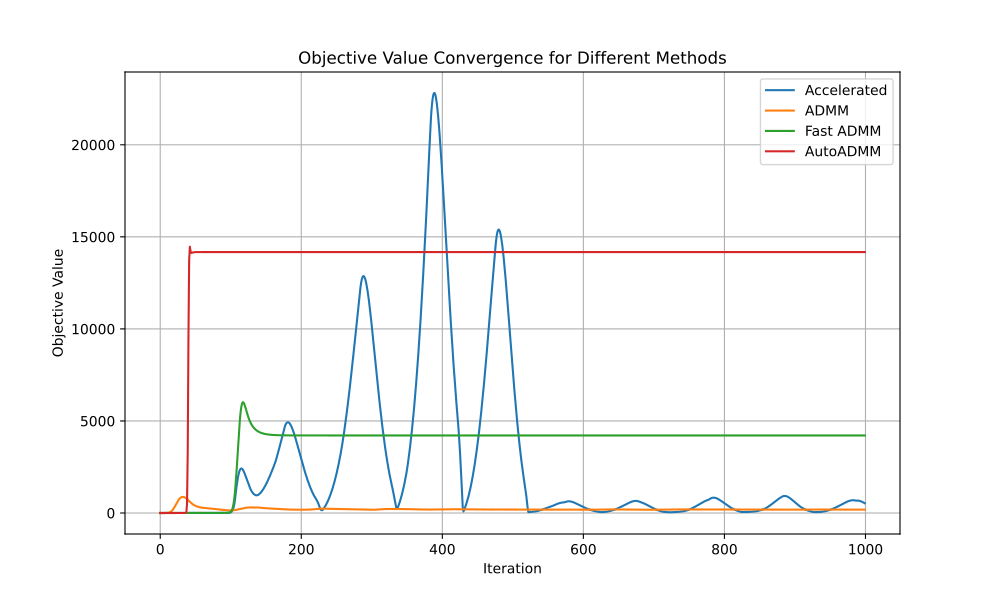

This figure's Python source:
import numpy as np
import matplotlib.pyplot as plt

def update_penalty(dY1, dY2, Y1, Y2, mu, rho, max_mu):
    Y1 = Y1 + mu * dY1
    Y2 = Y2 + mu * dY2
    mu = 1
    return Y1, Y2, mu, rho

def prox_elasticnet(b, lambda1, lambda2):
    # The proximal operator of the elastic net
    return (np.maximum(0, b - lambda1) + np.minimum(0, b + lambda1)) / (lambda2 + 1)

def prox_l1(b, lambda_val):
    return np.maximum(0, b - lambda_val) + np.minimum(0, b + lambda_val)

def comp_loss(E, loss):
    if loss == 'l1':
        return np.linalg.norm(E, 1)
    elif loss == 'l2':
        return 0.5 * np.linalg.norm(E, 'fro') ** 2
    else:
        raise ValueError('Unsupported loss function')

def augmented_lagrangian(A, B, X, Z, E, Y1, Y2, mu, lambda1, lambda2, loss):
    term1 = comp_loss(E, loss)
    term2 = lambda1 * np.linalg.norm(X, 1) + lambda2 * np.linalg.norm(X, 'fro') ** 2
    term3 = np.sum(Y1 * (A @ Z + E - B)) + np.sum(Y2 * (X - Z))
    term4 = (mu / 2) * (np.linalg.norm(A @ Z + E - B, 'fro') ** 2 + np.linalg.norm(X - Z, 'fro') ** 2)
    return term1 + term2 + term3 + term4

def elasticnetR_accelerated(A, B, lambda1, lambda2, opts):
    tol = opts.get('tol', 1e-8)
    max_iter = opts.get('max_iter', 500)
    rho = opts.get('rho', 1.1)
    mu = opts.get('mu', 1e-4)
    max_mu = opts.get('max_mu', 1e10)
    DEBUG = opts.get('DEBUG', 0)
    loss = opts.get('loss', 'l1')

    d, na = A.shape
    _, nb = B.shape

    X = np.zeros((na, nb))
    E = np.zeros((d, nb))
    Z = np.zeros_like(X)
    Y1 = np.zeros_like(E)
    Y2 = np.zeros_like(X)

    AtB = A.T @ B
    I = np.eye(na)
    invAtAI = np.linalg.inv(A.T @ A + I)

    prev_aug_lagrangian = augmented_lagrangian(A, B, X, Z, E, Y1, Y2, mu, lambda1, lambda2, loss)
    objective_list = []
    errors_list = []

    for iter in range(1, max_iter + 1):
        Xk, Ek, Zk = X.copy(), E.copy(), Z.copy()

        # Update X and E
        X = prox_elasticnet(Z - Y2 / mu, lambda1 / mu, lambda2 / mu)
        if loss == 'l1':
            E = prox_l1(B - A @ Z - Y1 / mu, 1 / mu)
        elif loss == 'l2':
            E = mu * (B - A @ Z - Y1 / mu) / (1 + mu)
        else:
            raise ValueError('Unsupported loss function')

        # Update Z
        Z = invAtAI @ (-A.T @ (Y1 / mu + E) + AtB + Y2 / mu + X)

        # Compute residuals and errors
        dY1 = A @ Z + E - B
        dY2 = X - Z
        chgX = np.max(np.abs(Xk - X))
        chgE = np.max(np.abs(Ek - E))
        chgZ = np.max(np.abs(Zk - Z))
        chg = max(chgX, chgE, chgZ, np.max(np.abs(dY1)), np.max(np.abs(dY2)))

        obj = comp_loss(E, loss) + lambda1 * np.linalg.norm(X, 1) + lambda2 * np.linalg.norm(X, 'fro') ** 2
        err = np.sqrt(np.linalg.norm(dY1, 'fro') ** 2 + np.linalg.norm(dY2, 'fro') ** 2)

        if DEBUG and (iter == 1 or iter % 10 == 0):
            print(f"iter {iter}, mu={mu}, obj={obj}, err={err}")
        
        errors_list.append(err)
        objective_list.append(obj)

        if chg < tol:
            break

        # Adaptive mu update based on augmented Lagrangian difference
        current_aug_lagrangian = augmented_lagrangian(A, B, X, Z, E, Y1, Y2, mu, lambda1, lambda2, loss)
        lagrangian_diff = current_aug_lagrangian - prev_aug_lagrangian
        prev_aug_lagrangian = current_aug_lagrangian

        if lagrangian_diff > 0:
            mu = min(rho * mu, max_mu)
        else:
            mu /= rho

        # Update dual variables
        Y1 += mu * dY1
        Y2 += mu * dY2

    return errors_list, objective_list


def elasticnetR_admm(A, B, lambda1, lambda2, opts):
    # Set default options
    tol = opts.get('tol', 1e-8)
    max_iter = opts.get('max_iter', 500)
    rho = opts.get('rho', 1.1)
    mu = opts.get('mu', 1e-4)
    max_mu = opts.get('max_mu', 1e10)
    DEBUG = opts.get('DEBUG', 0)
    loss = opts.get('loss', 'l1')

    d, na = A.shape
    _, nb = B.shape

    X = np.zeros((na, nb))
    E = np.zeros((d, nb))
    Z = np.zeros_like(X)
    Y1 = np.zeros_like(E)
    Y2 = np.zeros_like(X)

    AtB = A.T @ B
    I = np.eye(na)
    invAtAI = np.linalg.inv(A.T @ A + I)

    objective_list = []
    errors_list = []

    for iter in range(1, max_iter + 1):
        Xk, Ek, Zk = X.copy(), E.copy(), Z.copy()
        # First super block {X,E}
        X = prox_elasticnet(Z - Y2 / mu, lambda1 / mu, lambda2 / mu)
        if loss == 'l1':
            E = prox_l1(B - A @ Z - Y1 / mu, 1 / mu)
        elif loss == 'l2':
            E = mu * (B - A @ Z - Y1 / mu) / (1 + mu)
        else:
            raise ValueError('Unsupported loss function')

        # Second super block {Z}
        Z = invAtAI @ (-A.T @ (Y1 / mu + E) + AtB + Y2 / mu + X)

        # Compute residuals and errors
        dY1 = A @ Z + E - B
        dY2 = X - Z
        chgX = np.max(np.abs(Xk - X))
        chgE = np.max(np.abs(Ek - E))
        chgZ = np.max(np.abs(Zk - Z))
        chg = max(chgX, chgE, chgZ, np.max(np.abs(dY1)), np.max(np.abs(dY2)))

        obj = comp_loss(E, loss) + lambda1 * np.linalg.norm(X, 1) + lambda2 * np.linalg.norm(X, 'fro') ** 2
        err = np.sqrt(np.linalg.norm(dY1, 'fro') ** 2 + np.linalg.norm(dY2, 'fro') ** 2)

        if DEBUG and (iter == 1 or iter % 10 == 0):
            print(f"iter {iter}, mu={mu}, obj={obj}, err={err}")

        errors_list.append(err)
        objective_list.append(obj)

        if chg < tol:
            break

        Y1, Y2, mu, rho = update_penalty(dY1, dY2, Y1, Y2, mu, rho, max_mu)


    return errors_list, objective_list

def elasticnetR_fast_admm(A, B, lambda1, lambda2, opts):
    # Set default options
    tol = opts.get('tol', 1e-8)
    max_iter = opts.get('max_iter', 500)
    rho = opts.get('rho', 1.1)
    mu = opts.get('mu', 1e-4)
    max_mu = opts.get('max_mu', 1e10)
    DEBUG = opts.get('DEBUG', 0)
    loss = opts.get('loss', 'l1')

    d, na = A.shape
    _, nb = B.shape

    X = np.zeros((na, nb))
    E = np.zeros((d, nb))
    Z = np.zeros_like(X)
    Y1 = np.zeros_like(E)
    Y2 = np.zeros_like(X)

    AtB = A.T @ B
    I = np.eye(na)
    invAtAI = np.linalg.inv(A.T @ A + I)
    objective_list = []
    errors_list = []

    for iter in range(1, max_iter + 1):
        Xk, Ek, Zk = X.copy(), E.copy(), Z.copy()
        # First super block {X,E}
        X = prox_elasticnet(Z - Y2 / mu, lambda1 / mu, lambda2 / mu)
        if loss == 'l1':
            E = prox_l1(B - A @ Z - Y1 / mu, 1 / mu)
        elif loss == 'l2':
            E = mu * (B - A @ Z - Y1 / mu) / (1 + mu)
        else:
            raise ValueError('Unsupported loss function')

        # Second super block {Z}
        Z = invAtAI @ (-A.T @ (Y1 / mu + E) + AtB + Y2 / mu + X)

        # Compute residuals and errors
        dY1 = A @ Z + E - B
        dY2 = X - Z
        chgX = np.max(np.abs(Xk - X))
        chgE = np.max(np.abs(Ek - E))
        chgZ = np.max(np.abs(Zk - Z))
        chg = max(chgX, chgE, chgZ, np.max(np.abs(dY1)), np.max(np.abs(dY2)))

        obj = comp_loss(E, loss) + lambda1 * np.linalg.norm(X, 1) + lambda2 * np.linalg.norm(X, 'fro') ** 2
        err = np.sqrt(np.linalg.norm(dY1, 'fro') ** 2 + np.linalg.norm(dY2, 'fro') ** 2)

        if DEBUG and (iter == 1 or iter % 10 == 0):
            print(f"iter {iter}, mu={mu}, obj={obj}, err={err}")
        
        errors_list.append(err)
        objective_list.append(obj)

        if chg < tol:
            break

        Y1 += mu * dY1
        Y2 += mu * dY2
        mu = min(rho * mu, max_mu)

    obj = comp_loss(E, loss) + lambda1 * np.linalg.norm(X, 1) + lambda2 * np.linalg.norm(X, 'fro') ** 2
    err = np.sqrt(np.linalg.norm(dY1, 'fro') ** 2 + np.linalg.norm(dY2, 'fro') ** 2)
    return errors_list, objective_list


def elasticnetR_autoAdmm(A, B, lambda1, lambda2, opts):
    tol = opts.get('tol', 1e-6)
    max_iter = opts.get('max_iter', 1000)
    rho = opts.get('rho', 1.1)
    mu = opts.get('mu', 1e-4)
    max_mu = opts.get('max_mu', 1e10)
    DEBUG = opts.get('DEBUG', 0)
    loss = opts.get('loss', 'l1')

    d, na = A.shape
    _, nb = B.shape

    X = np.zeros((na, nb))
    E = np.zeros((d, nb))
    Z = np.zeros_like(X)
    Y1 = np.zeros_like(E)
    Y2 = np.zeros_like(X)

    AtB = A.T @ B
    I = np.eye(na)
    invAtAI = np.linalg.inv(A.T @ A + I)
    objective_list = []
    errors_list = []

    for iter in range(1, max_iter + 1):
        Xk, Ek, Zk = X.copy(), E.copy(), Z.copy()

        X = prox_elasticnet(Z - Y2 / mu, lambda1 / mu, lambda2 / mu)
        if loss == 'l1':
            E = prox_l1(B - A @ Z - Y1 / mu, 1 / mu)
        elif loss == 'l2':
            E = mu * (B - A @ Z - Y1 / mu) / (1 + mu)
        else:
            raise ValueError('Unsupported loss function')

        Z = invAtAI @ (-A.T @ (Y1 / mu + E) + AtB + Y2 / mu + X)

        dY1 = A @ Z + E - B
        dY2 = X - Z
        chgX = np.max(np.abs(Xk - X))
        chgE = np.max(np.abs(Ek - E))
        chgZ = np.max(np.abs(Zk - Z))
        chg = max(chgX, chgE, chgZ, np.max(np.abs(dY1)), np.max(np.abs(dY2)))
        obj = comp_loss(E, loss) + lambda1 * np.linalg.norm(X, 1) + lambda2 * np.linalg.norm(X, 'fro') ** 2
        err = np.sqrt(np.linalg.norm(dY1, 'fro') ** 2 + np.linalg.norm(dY2, 'fro') ** 2)

        if DEBUG and (iter == 1 or iter % 10 == 0):
            print(f"iter {iter}, mu={mu}, obj={obj}, err={err}")
        errors_list.append(err)
        objective_list.append(obj)

        if chg < tol:
            break

        rho_update_factor = 1.01
        rho *= rho_update_factor

        mu = min(rho * mu, max_mu)

        Y1 += mu * dY1
        Y2 += mu * dY2

    obj = comp_loss(E, loss) + lambda1 * np.linalg.norm(X, 1) + lambda2 * np.linalg.norm(X, 'fro') ** 2
    err = np.sqrt(np.linalg.norm(dY1, 'fro') ** 2 + np.linalg.norm(dY2, 'fro') ** 2)
    
    
    return errors_list, objective_list


if __name__ == "__main__":
    # Generate toy data
    d = 10
    na = 200
    nb = 100

    A = np.random.randn(d, na)
    X = np.random.randn(na, nb)
    B = A @ X
    b = B[:, 0]

    # Options for the elastic net minimization
    opts = {
        'tol': 1e-6,
        'max_iter': 1000,
        'rho': 1.1,
        'mu': 1e-4,
        'max_mu': 1e10,
        'DEBUG': 1
    }

    # Regularization parameter for elastic net
    lambda1 = 10
    lambda2 = 10
    objective_list_map = {"Accelerated": [], "ADMM": [], "Fast ADMM": [], "AutoADMM": []}
    line_styles = {"Accelerated": "-", "ADMM": "--", "Fast ADMM": "-.", "AutoADMM": ":"}  # Different line styles
    markers = {"Accelerated": "o", "ADMM": "s", "Fast ADMM": "^", "AutoADMM": "D"}  # Different markers

    for key in objective_list_map.keys():
        if key == "Accelerated":
            error_list, objective_list = elasticnetR_accelerated(A, B, lambda1, lambda2, opts)
        elif key == "ADMM":
            error_list, objective_list = elasticnetR_admm(A, B, lambda1, lambda2, opts)
        elif key == "Fast ADMM":
            error_list, objective_list = elasticnetR_fast_admm(A, B, lambda1, lambda2, opts)
        else:
            error_list, objective_list = elasticnetR_autoAdmm(A, B, lambda1, lambda2, opts)

        if len(objective_list) < 1000:
            objective_list.extend([objective_list[-1]] * (1000 - len(objective_list)))
        objective_list_map[key] = objective_list

    # Plotting the objective lists with different line styles and markers
    plt.figure(figsize=(10, 6))
    for key, objective_list in objective_list_map.items():
        plt.plot(objective_list, label=key)

    plt.xlabel('Iteration')
    plt.ylabel('Objective Value')
    plt.title('Objective Value Convergence for Different Methods')
    plt.legend()
    plt.grid(True)
    plt.savefig("./elasticnetR.pdf")
